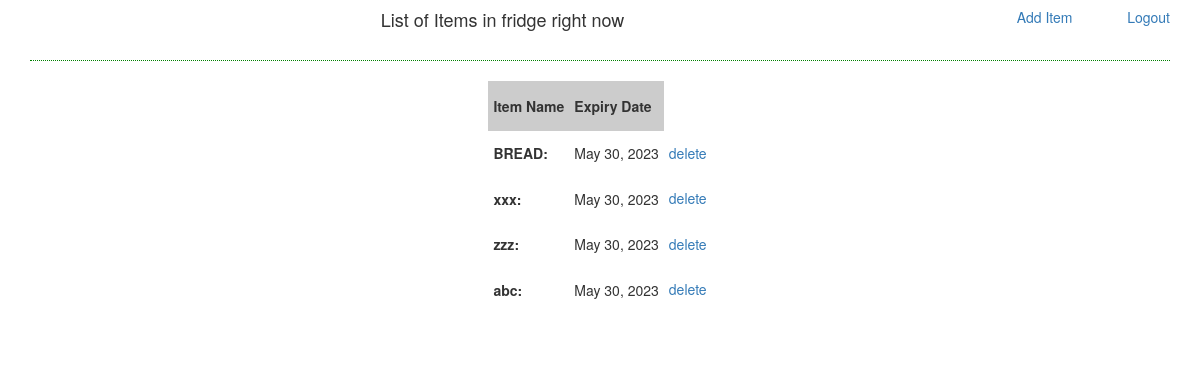
/list_items/, run on an earlier commit of the app's database.
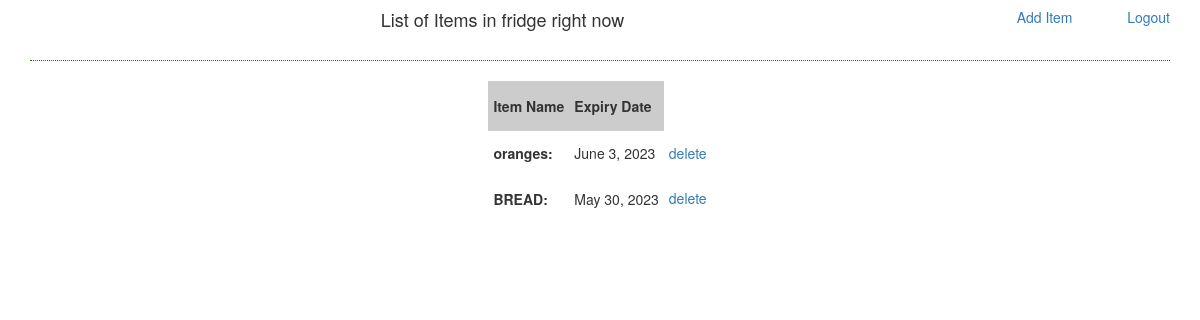
And on a later commit of the database.
### fridgeApp/models.py (models this page shows)
class Items(models.Model):
    id = models.AutoField(primary_key=True)
    name = models.CharField(max_length=20)
    expiry_date = models.DateField()
    created_on = models.DateTimeField(auto_now_add=True)
    last_modified = models.DateTimeField(auto_now=True)
    def __str__(self):
        return self.name

### fridgeApp/views.py (the view)
# urls.py: path('list_items/', list_all_items, name='list_all_items'),
def list_all_items(request):
    if request.method == "GET":
        context = {
            "items": Items.objects.all().order_by("-created_on")
        }
        print("items: ", context['items'])
        return render(request, template_name="fridgeApp/list_items.html", context=context)

### templates/fridgeApp/list_items.html (shortened to what this page needs)
{% extends 'fridgeApp/base.html' %}
{% block content %}
<div class="container">
    <div class="row">
        <div class="col-sm-10">
            <center><h4> List of Items in fridge right now  </h4></center>
        </div>
        <div class="col-sm-1" align="right">
            <a href="{% url 'add_item' %}"><h5> Add Item </h5> </a>
        </div>
        <div class="col-sm-1" align="right">
            <a href="{% url 'logout' %}"><h5> Logout </h5> </a>
        </div>
    </div>
    <hr style="border-top: 1px dotted green;">
    <div class="table" style="text-align: left;">
        <center>
            <table>
                    <tr>
                        <th> Item Name </th> <th> Expiry Date </th>
                    </tr>
                {% for item in items %}
                <tr>
                    <td> <b>{{ item.name }}: </b></td>
                    <td> {{ item.expiry_date }} </td>
                    <td> <a href="{% url 'delete' id=item.id %}"><h5> delete </h5> </a> </td>
                </tr>
                {% endfor %}
            </table>
            <br>
        </center>
    </div>
</div>
{% endblock %}

What changed in the data, as far as the page shows it:
removed Items: name "xxx", expiry_date "May 30, 2023"
removed Items: name "zzz", expiry_date "May 30, 2023"
removed Items: name "abc", expiry_date "May 30, 2023"
added Items: name "oranges", expiry_date "June 3, 2023"
